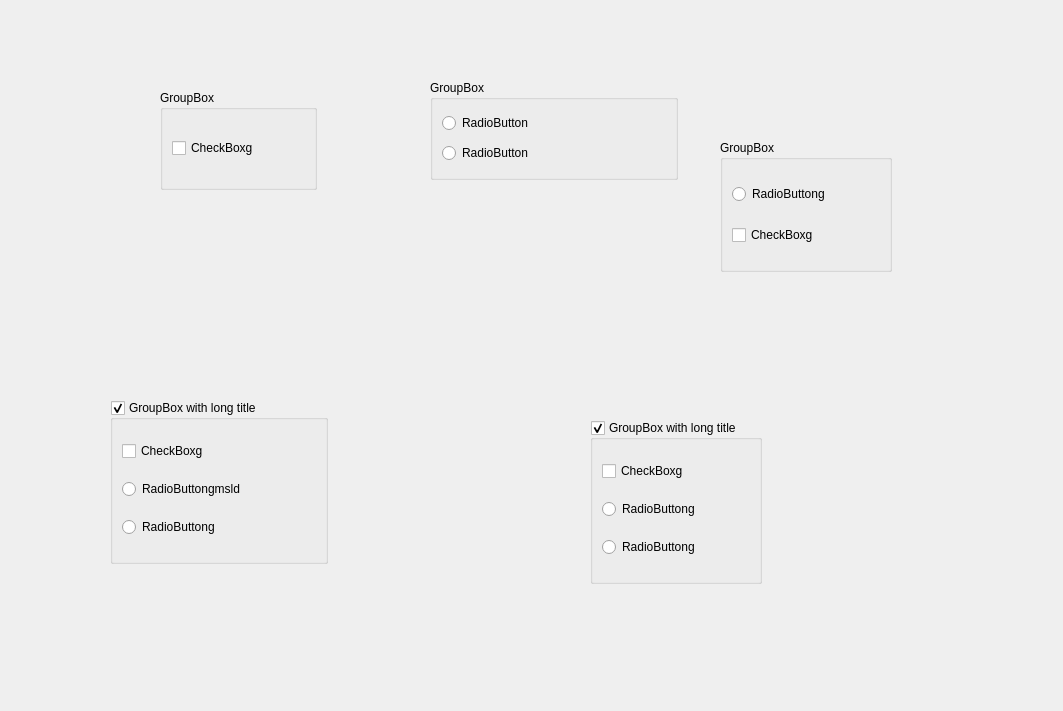
<?xml version="1.0" encoding="UTF-8"?>
<ui version="4.0">
 <class>Form</class>
 <widget class="QWidget" name="Form">
  <property name="geometry">
   <rect>
    <x>0</x>
    <y>0</y>
    <width>1063</width>
    <height>711</height>
   </rect>
  </property>
  <property name="windowTitle">
   <string>Form</string>
  </property>
  <widget class="QGroupBox" name="groupBox_4">
   <property name="geometry">
    <rect>
     <x>720</x>
     <y>140</y>
     <width>172</width>
     <height>132</height>
    </rect>
   </property>
   <property name="title">
    <string>GroupBox</string>
   </property>
   <layout class="QGridLayout" name="gridLayout_4">
    <item row="1" column="0">
     <widget class="QCheckBox" name="checkBox_5">
      <property name="text">
       <string>CheckBoxg</string>
      </property>
     </widget>
    </item>
    <item row="0" column="0">
     <widget class="QRadioButton" name="radioButton_8">
      <property name="text">
       <string>RadioButtong</string>
      </property>
     </widget>
    </item>
   </layout>
  </widget>
  <widget class="QGroupBox" name="groupBox">
   <property name="geometry">
    <rect>
     <x>160</x>
     <y>90</y>
     <width>157</width>
     <height>100</height>
    </rect>
   </property>
   <property name="title">
    <string>GroupBox</string>
   </property>
   <layout class="QGridLayout" name="gridLayout">
    <item row="0" column="0">
     <widget class="QCheckBox" name="checkBox_6">
      <property name="text">
       <string>CheckBoxg</string>
      </property>
     </widget>
    </item>
   </layout>
  </widget>
  <widget class="QGroupBox" name="groupBox_3">
   <property name="geometry">
    <rect>
     <x>590</x>
     <y>420</y>
     <width>172</width>
     <height>164</height>
    </rect>
   </property>
   <property name="title">
    <string>GroupBox with long title</string>
   </property>
   <property name="checkable">
    <bool>true</bool>
   </property>
   <layout class="QGridLayout" name="gridLayout_3">
    <item row="1" column="0">
     <widget class="QRadioButton" name="radioButton_11">
      <property name="text">
       <string>RadioButtong</string>
      </property>
     </widget>
    </item>
    <item row="0" column="0">
     <widget class="QCheckBox" name="checkBox_8">
      <property name="text">
       <string>CheckBoxg</string>
      </property>
     </widget>
    </item>
    <item row="2" column="0">
     <widget class="QRadioButton" name="radioButton_9">
      <property name="text">
       <string>RadioButtong</string>
      </property>
     </widget>
    </item>
   </layout>
  </widget>
  <widget class="QGroupBox" name="groupBox_5">
   <property name="geometry">
    <rect>
     <x>110</x>
     <y>400</y>
     <width>218</width>
     <height>164</height>
    </rect>
   </property>
   <property name="title">
    <string>GroupBox with long title</string>
   </property>
   <property name="checkable">
    <bool>true</bool>
   </property>
   <layout class="QGridLayout" name="gridLayout_5">
    <item row="1" column="0">
     <widget class="QRadioButton" name="radioButton_12">
      <property name="text">
       <string>RadioButtongmsld</string>
      </property>
     </widget>
    </item>
    <item row="0" column="0">
     <widget class="QCheckBox" name="checkBox_9">
      <property name="text">
       <string>CheckBoxg</string>
      </property>
     </widget>
    </item>
    <item row="2" column="0">
     <widget class="QRadioButton" name="radioButton_10">
      <property name="text">
       <string>RadioButtong</string>
      </property>
     </widget>
    </item>
   </layout>
  </widget>
  <widget class="QGroupBox" name="groupBox_2">
   <property name="geometry">
    <rect>
     <x>430</x>
     <y>80</y>
     <width>248</width>
     <height>100</height>
    </rect>
   </property>
   <property name="title">
    <string>GroupBox</string>
   </property>
   <layout class="QGridLayout" name="gridLayout_2">
    <item row="0" column="0">
     <widget class="QRadioButton" name="radioButton">
      <property name="text">
       <string>RadioButton</string>
      </property>
     </widget>
    </item>
    <item row="1" column="0">
     <widget class="QRadioButton" name="radioButton_2">
      <property name="text">
       <string>RadioButton</string>
      </property>
     </widget>
    </item>
   </layout>
  </widget>
 </widget>
 <resources/>
 <connections/>
</ui>
